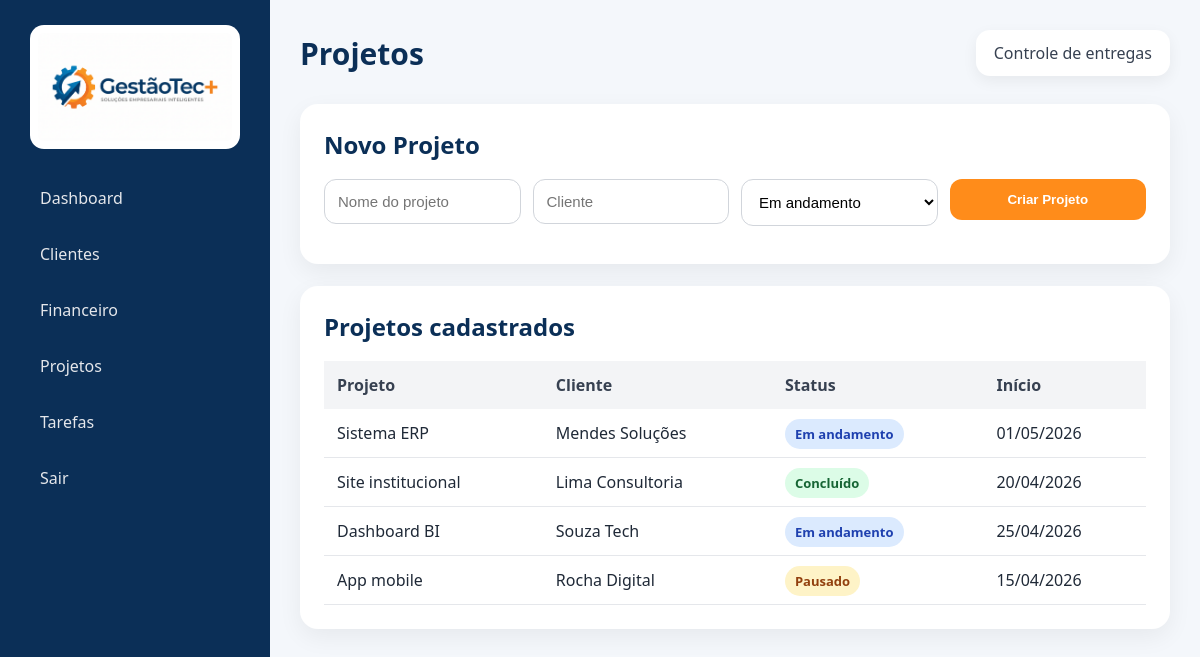
Page /projetos on the committed database.
### tables this page shows
CREATE TABLE projetos (
            id INTEGER PRIMARY KEY AUTOINCREMENT,
            nome TEXT,
            cliente TEXT,
            status TEXT,
            data_inicio TEXT
        );

### app.py (the view, shortened to what this page needs)
@app.route("/projetos", methods=["GET", "POST"])
def projetos():
    conn = conectar()
    cursor = conn.cursor()
    cursor.execute("SELECT * FROM projetos")
    dados = cursor.fetchall()
    conn.close()
    return render_template("projetos.html", projetos=dados)

### app.py (called while the page is built)
def conectar():
    return sqlite3.connect("gestaotec.db")

### templates/projetos.html (shortened to what this page needs)
<!DOCTYPE html>
<html lang="pt-br">
<head>
    <link rel="stylesheet" href="{{ url_for('static', filename='style.css') }}">
</head>
<body>
<div class="app">
    <aside class="sidebar">
        <img src="{{ url_for('static', filename='logo.png') }}" class="sidebar-logo">
        <a href="/dashboard">Dashboard</a>
        <a href="/clientes">Clientes</a>
        <a href="/financeiro">Financeiro</a>
        <a href="/projetos">Projetos</a>
        <a href="/tarefas">Tarefas</a>
        <a href="/logout">Sair</a>
    </aside>
    <main class="main">
        <div class="topbar">
            <h1>Projetos</h1>
            <div class="user-box">Controle de entregas</div>
        </div>
        <div class="form-card">
            <h2>Novo Projeto</h2>
            <form method="POST" class="form-grid">
                <input class="input" type="text" name="nome" placeholder="Nome do projeto" required>
                <input class="input" type="text" name="cliente" placeholder="Cliente">
                <select class="input" name="status" required>
                    <option value="Em andamento">Em andamento</option>
                </select>
                <button class="btn" type="submit">Criar Projeto</button>
            </form>
        </div>
        <div class="table-card">
            <h2>Projetos cadastrados</h2>
            <table class="table">
                <thead>
                    <tr>
                        <th>Projeto</th>
                        <th>Cliente</th>
                        <th>Status</th>
                        <th>Início</th>
                    </tr>
                </thead>
                <tbody>
                    {% for projeto in projetos %}
                    <tr>
                        <td>{{ projeto[1] }}</td>
                        <td>{{ projeto[2] }}</td>
                        <td>
                            {% if projeto[3] == "Concluído" %}
                                <span class="badge badge-green">Concluído</span>
                            {% elif projeto[3] == "Pausado" %}
                                <span class="badge badge-yellow">Pausado</span>
                            {% else %}
                                <span class="badge badge-blue">Em andamento</span>
                            {% endif %}
                        </td>
                        <td>{{ projeto[4] }}</td>
                    </tr>
                    {% endfor %}
                </tbody>
            </table>
        </div>
    </main>
</div>
</body>
</html>

### static/style.css (style rules this page uses)
* { margin: 0; padding: 0; box-sizing: border-box; }
body { font-family: 'Segoe UI', Arial, sans-serif; background: #f4f7fb; color: #1f2937; }
a { text-decoration: none; }
.input { width: 100%; padding: 13px; margin-bottom: 14px; border: 1px solid #d1d5db; border-radius: 12px; font-size: 15px; background: white; }
.btn { width: 100%; padding: 13px; background: #ff8c1a; color: white; border: none; border-radius: 12px; font-weight: bold; cursor: pointer; }
.app { display: flex; min-height: 100vh; }
.sidebar { width: 270px; background: #0b2f57; color: white; padding: 25px; }
.sidebar-logo { width: 210px; max-width: 100%; display: block; margin: 0 auto 25px; background: white; padding: 8px; border-radius: 14px; }
.sidebar a { display: block; color: #e5e7eb; padding: 13px 15px; margin-bottom: 8px; border-radius: 12px; font-weight: 500; }
.main { flex: 1; padding: 30px; }
.topbar { display: flex; justify-content: space-between; align-items: center; margin-bottom: 28px; }
.topbar h1 { font-size: 30px; color: #0b2f57; }
.user-box { background: white; padding: 12px 18px; border-radius: 14px; box-shadow: 0 5px 15px rgba(0,0,0,0.06); color: #374151; }
.form-card, .table-card { background: white; padding: 24px; border-radius: 18px; box-shadow: 0 8px 25px rgba(0,0,0,0.06); margin-bottom: 22px; }
.form-card h2, .table-card h2 { margin-bottom: 18px; color: #0b2f57; }
.form-grid { display: grid; grid-template-columns: repeat(4, 1fr); gap: 12px; align-items: start; }
.table { width: 100%; border-collapse: collapse; margin-top: 15px; }
.table th { background: #f3f4f6; text-align: left; padding: 13px; color: #374151; }
.table td { padding: 13px; border-bottom: 1px solid #e5e7eb; }
.badge { padding: 6px 10px; border-radius: 999px; font-size: 13px; font-weight: bold; }
.badge-green { background: #dcfce7; color: #166534; }
.badge-blue { background: #dbeafe; color: #1e40af; }
.badge-yellow { background: #fef3c7; color: #92400e; }

### rows in the picture
projetos: nome "Sistema ERP", cliente "Mendes Soluções", status "Em andamento", data_inicio "01/05/2026"
projetos: nome "Site institucional", cliente "Lima Consultoria", status "Concluído", data_inicio "20/04/2026"
projetos: nome "Dashboard BI", cliente "Souza Tech", status "Em andamento", data_inicio "25/04/2026"
projetos: nome "App mobile", cliente "Rocha Digital", status "Pausado", data_inicio "15/04/2026"
